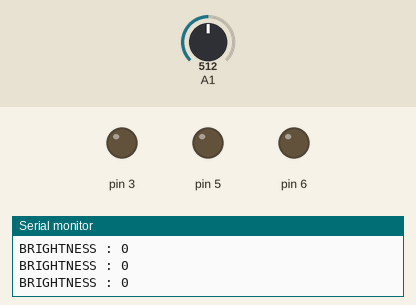
This sketch was run on a simulated Arduino Uno, built with avr-gcc and run on an emulated ATmega328P. Shown: output pins drawn as LEDs (lit = HIGH), the last lines printed to the serial monitor. Inputs (shaded band) come from the test bench; at power-on: A1 = 512.

Above: at 3.2 s.
3.3 s: A1 set to 529
At 4.0 s:
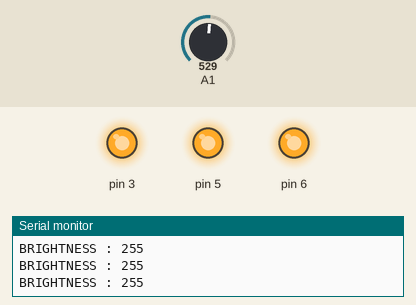
4.8 s: A1 set to 511
At 6.2 s:
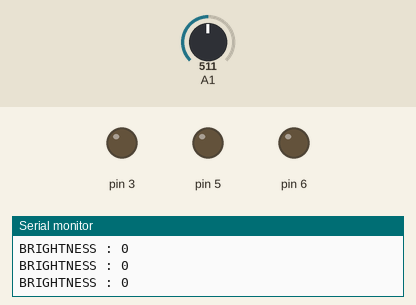
Timing chart, 0 to 7.8 s (numbered marks = the images above; inputs shaded):
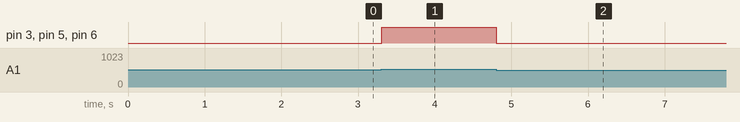

The sketch:

LDR_Modulated_LIGHTS.ino
```cpp
// the setup routine runs once when you press reset:
void setup() {
  // initialize serial communication at 9600 bits per second:
  Serial.begin(9600);
  Serial.println("Sensor Calibration");
  delay(1000);
  Serial.println("Sensor Ready");
  delay(1000);
  pinMode(3, OUTPUT);
  pinMode(5, OUTPUT);
  pinMode(6, OUTPUT);
}
int sensorMax=-1;
int sensorMin=10000;
// the loop routine runs over and over again forever:
void loop() {
  // read the input on analog pin 0:
  int sensorValue = analogRead(A1);
  if(sensorValue > sensorMax)
    sensorMax = sensorValue;
  if(sensorValue < sensorMin)
    sensorMin = sensorValue;
  int brightness = ((float)(float)(sensorValue - sensorMin)/(float)(sensorMax-sensorMin))*255;
  analogWrite(3,brightness);
  analogWrite(5,brightness);
  analogWrite(6,brightness);
  // print out the value you read:
//  Serial.println(sensorValue);
  Serial.print("BRIGHTNESS : ");
  Serial.println(brightness);
  delay(10);        // delay in between reads for stability
}
```

Measured:
- the behaviour switches between 512 and 513 on A1 (found by bisection; images 0 and 1)
- after the input at 3.3 s, pin 3, pin 5, pin 6: LOW → HIGH at once
- after the input at 4.8 s, pin 3, pin 5, pin 6: HIGH → LOW at once
